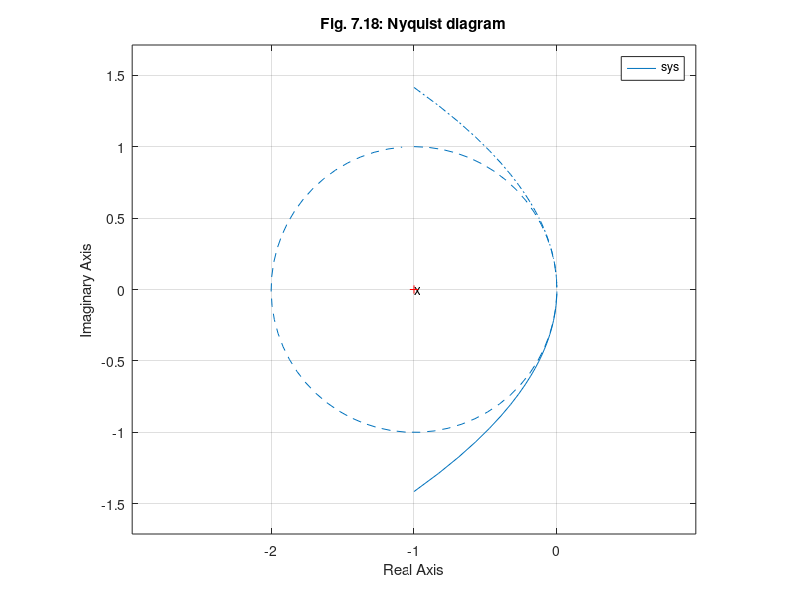

This chart was generated by the following MATLAB code:
%  Figure 7.18      Feedback Control of Dynamic Systems, 4e
%                        Franklin, Powell, Emami
%
% fig7_18.m
% Nyquist for LQR
clf;
f=[0 1;0 0];
g=[0;1];
h=[1 0];
j=0;
r=1;
rho=1;
q=rho*h'*h;
[k,s]=lqr(f,g,q,r);
sys=ss(f,g,k,0);
% circle of radius one
plot(-1+sin(0:.1:2*pi),cos(0:.1:2*pi),'--');
axis equal;
text(-1,0,'x');
grid;
hold on;
w=logspace(0,2);
nyquist(sys,w);
title('Fig. 7.18: Nyquist diagram');

